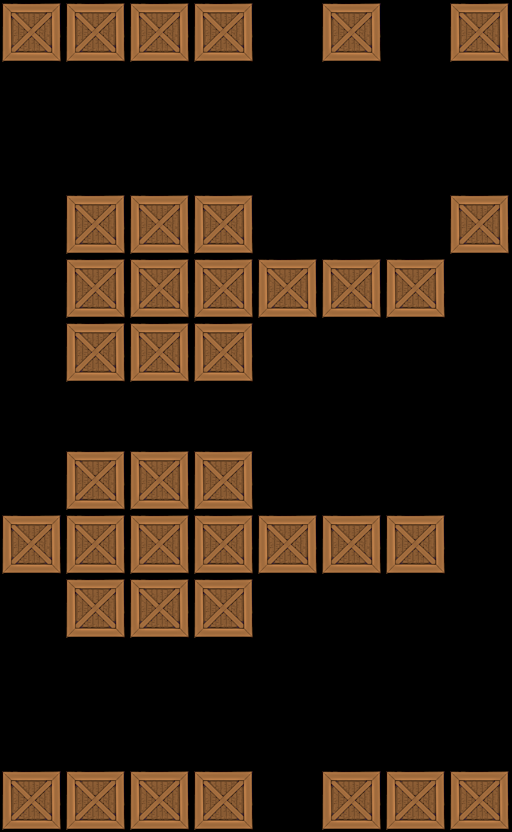

Tiled map render using the project's own tile images. Description and the map definition, with tile-layer contents summarised, below:
An orthogonal 8x13 tile map with 64x64 px tiles, 1 tile layer (Tile Layer 1).

<map version="1.0" orientation="orthogonal" width="8" height="13" tilewidth="64" tileheight="64">
 <tileset firstgid="1" name="crate" tilewidth="64" tileheight="64">
  <image source="../../crate3.png" width="64" height="64" />
 </tileset>
 <layer name="Tile Layer 1" width="8" height="13">
  <data>[104 cells, 39 non-empty, 1 distinct tile ids]</data>
 </layer>
</map>
